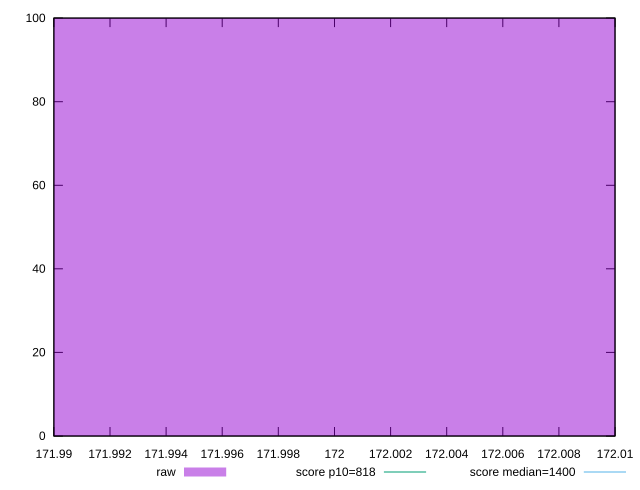

This chart was generated by the following gnuplot code:
reset
set terminal svg size 640, 490
set output "reprap/dom-size/samples/pages+cached+noexternal+nofonts+nosvg+noimg/raw/histogram.svg"

$raw <<EOF
172 100
EOF

set key outside below
set boxwidth 0.1
set yrange [0:100]
set style fill transparent solid 0.5 noborder

plot \
  $raw title "raw" with boxes, \


reset
